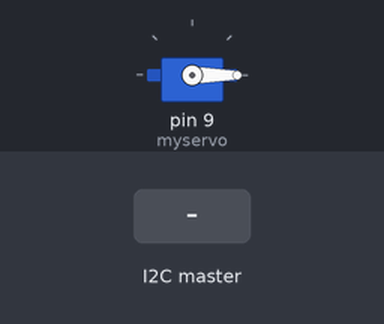
The sketch below on a simulated Arduino Uno, built with avr-gcc and run on an emulated ATmega328P. Shown: servo. The inputs (shaded band) are chosen by the test bench.

Above: at 1.2 s.
1.3 s: the I2C master sends the byte 90
At 2.4 s:
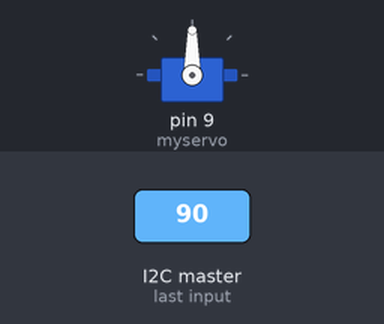
2.8 s: the I2C master sends the byte 200
At 3.5 s:
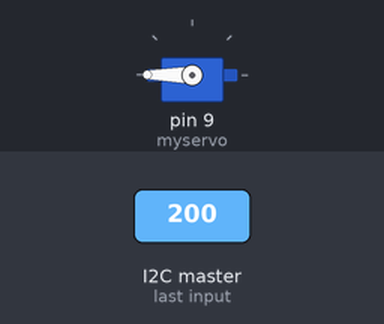
4.3 s: the I2C master sends the byte 0
At 4.6 s:
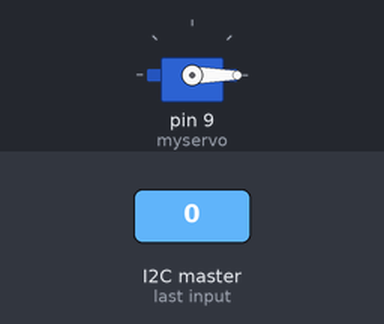
Timing chart, 0 to 7.3 s (numbered marks = the images above; inputs shaded):
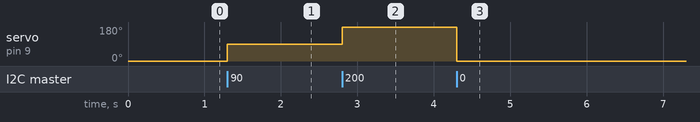

Measured:
- after the input at 1.3 s, servo on pin 9 (myservo): 0° → 90° at once
- after the input at 2.8 s, servo on pin 9 (myservo): 90° → 180° at once
- after the input at 4.3 s, servo on pin 9 (myservo): 180° → 0° at once

The sketch:

ServoKont_alici_I2C.ino
```cpp
#include <Wire.h>
#include <Servo.h>
Servo myservo;
int val;

void setup(){
  myservo.attach(9);
  Wire.begin(5); // slave adresi 5 yapıldı
  Wire.onReceive(oku);
}

void oku(int sayi){
  val=Wire.read();
}

void loop(){
  myservo.write(val);
}

//I2C haberleşme verici kodu 
```
